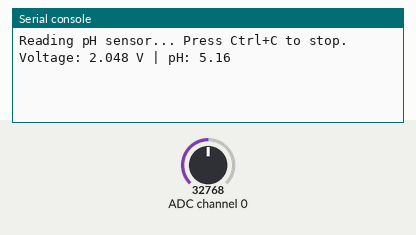
A program run on a simulated CircuitPython board. On the bench: the last lines printed to the serial console. The inputs (shaded band) are chosen by the test bench; at power-on: ADC channel 0 = 32768 (analog values on the 0–65535 scale).

Above: at 1.2 s.
1.3 s: ADC channel 0 set to 45874
At 2.1 s:
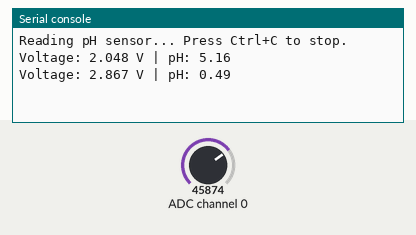
2.8 s: ADC channel 0 set to 57670
At 3.7 s:
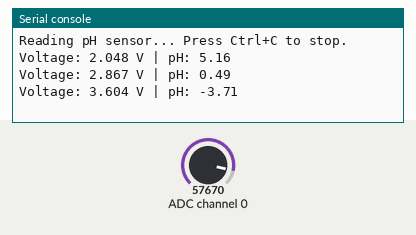
Timing chart, 0 to 5.8 s (numbered marks = the images above; inputs shaded):
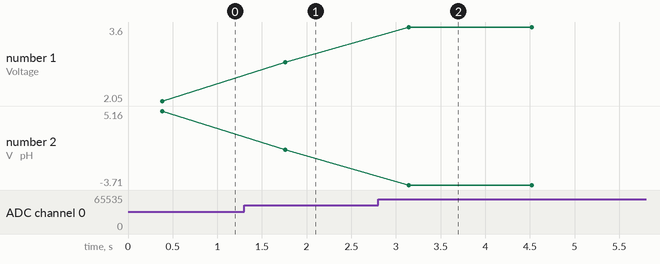

Measured:
- after the input at 1.3 s, the serial console: prints a new line after 0.46 s (image 1)
- after the input at 2.8 s, the serial console: prints a new line after 0.34 s (image 2)
- plotted number 1: 2.05 → 2.87 after the input at 1.3 s, 2.87 → 3.6 after the input at 2.8 s
- plotted number 2: 5.16 → 0.49 after the input at 1.3 s, 0.49 → -3.71 after the input at 2.8 s

The program:

ph.py
```python
import time
import board
import busio
import adafruit_ads1x15.ads1115 as ADS
from adafruit_ads1x15.analog_in import AnalogIn
import statistics

# === Configuration ===
CALIBRATION_VALUE = 16.83   # From your Arduino setup
SAMPLES = 10                # Number of samples to average
DELAY_BETWEEN_READS = 0.03  # 30 ms between reads

# === Initialize I2C and ADC ===
i2c = busio.I2C(board.SCL, board.SDA)
ads = ADS.ADS1115(i2c)
chan = AnalogIn(ads, 0)     # A0 channel (ADS.P0 also works on newer libs)

# === Main loop ===
print("Reading pH sensor... Press Ctrl+C to stop.")
while True:
    try:
        readings = []
        for _ in range(SAMPLES):
            readings.append(chan.voltage)
            time.sleep(DELAY_BETWEEN_READS)

        # Sort readings and remove outliers (like Arduino code)
        readings.sort()
        filtered = readings[2:-2]  # discard 2 lowest and 2 highest
        avg_voltage = statistics.mean(filtered)

        # Apply same calibration formula as your Arduino code
        ph_value = -5.70 * avg_voltage + CALIBRATION_VALUE

        print(f"Voltage: {avg_voltage:.3f} V | pH: {ph_value:.2f}")
        time.sleep(1)

    except KeyboardInterrupt:
        print("\nStopped by user.")
        break
```
